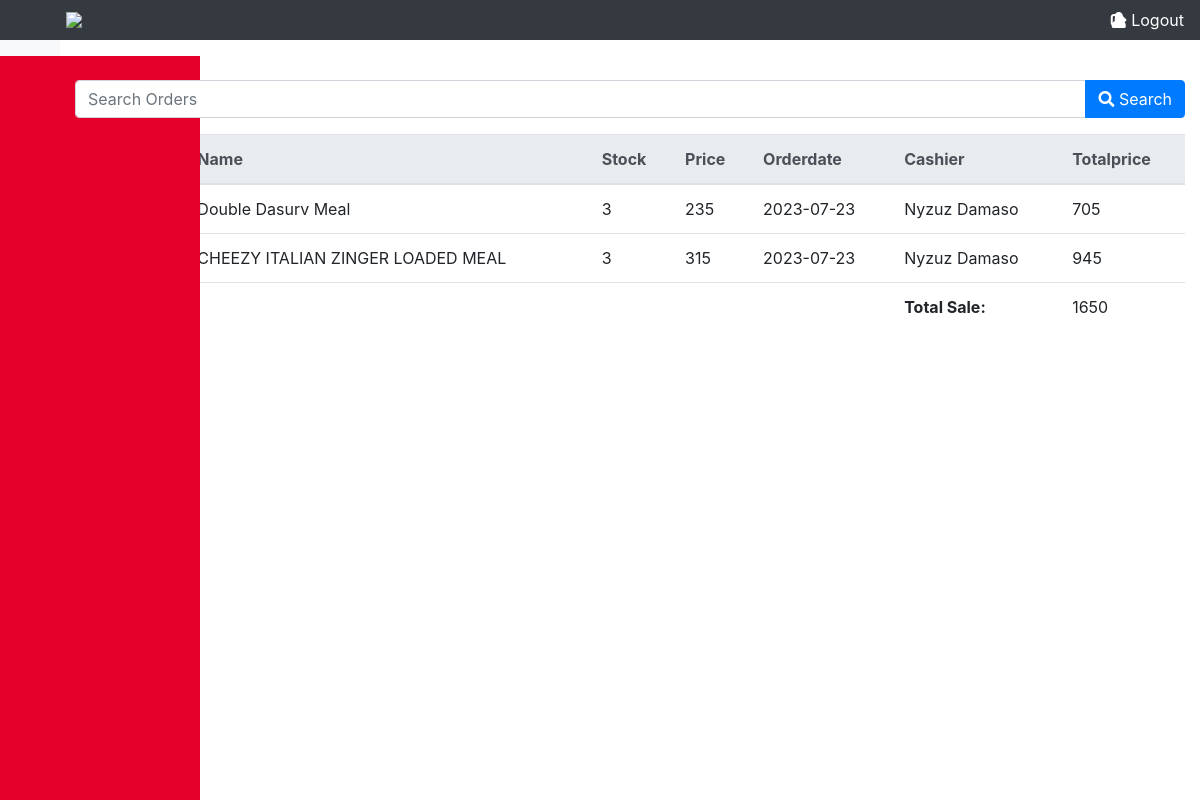
The page /index.php/order/search on the database its author committed.
### tables this page shows
CREATE TABLE `tbl_order` (
  `order_id` int(30) NOT NULL,
  `name` varchar(90) DEFAULT NULL,
  `stock` int(60) DEFAULT NULL,
  `price` int(60) DEFAULT NULL,
  `orderdate` date DEFAULT NULL,
  `cashier` varchar(60) DEFAULT NULL,
  `totalprice` int(60) DEFAULT NULL
);

### application/controllers/order.php (called while the page is built, shortened)
<?php
class Order extends CI_controller
{
    public function __construct()
    {
        $this->load->library('session');
        $this->load->model('Order_model');
    }
    public function search()
    {
        $keyword = $this->input->post('keyword');
        $data['orders'] = $this->Order_model->search_order($keyword);
        $user = $this->session->userData('user');
        $data['user'] = $user;
        $this->load->view('show_order', $data);
    }
}
?>

### index.php (called while the page is built, shortened)
<?php
require_once BASEPATH.'core/CodeIgniter.php';

### application/models/Order_model.php (called while the page is built, shortened)
<?php
    class Order_model extends CI_model {
        public function search_order($keyword) {
            $this->db->like('order_id', $keyword);
            $this->db->or_like('name', $keyword);
            $this->db->or_like('price', $keyword);
            $this->db->or_like('cashier', $keyword);
            $this->db->or_like('orderdate', $keyword);
            return $this->db->get('tbl_order')->result_array();
        }
    }
?>

### application/views/show_order.php (the view, shortened to what this page needs)
<!DOCTYPE html>
<html lang="en">
<head>
    <link rel="stylesheet" href="https://maxcdn.bootstrapcdn.com/bootstrap/4.0.0/css/bootstrap.min.css">
    <link rel="stylesheet" href="https://stackpath.bootstrapcdn.com/bootstrap/4.5.2/css/bootstrap.min.css">
    <link rel="stylesheet" href="https://cdnjs.cloudflare.com/ajax/libs/font-awesome/5.15.3/css/all.min.css">
</head>
<body>
    <div class="content">
        <nav class="navbar navbar-dark bg-dark">
            <img src="https://www.kfc.com.ph/Content/OnlineOrderingImages/Shared/logo.svg"
                style="width: 60px; height: auto; margin-left: 50px;">
            <a class="text-white"><i class="fas fa-user"></i>
            </a>
            <a class="logoutlink" href="<?php echo site_url('dashboard/logout'); ?>"><i class="fas fa-sign-out-alt"></i>
                Logout</a>
        </nav>
        <div class="sidebar">
        </div>
    </div>
    <div class="container">
        <form action="<?php echo site_url('order/search'); ?>" method="post" class="mb-3">
            <div class="input-group">
                <input type="text" class="form-control" placeholder="Search Orders" name="keyword">
                <div class="input-group-append">
                    <button class="btn btn-primary" type="submit"><i class="fas fa-search"></i> Search</button>
                </div>
            </div>
        </form>
        <table class="table">
            <thead class="thead-light">
                <tr>
                    <th>Order_id</th>
                    <th>Name</th>
                    <th>Stock</th>
                    <th>Price</th>
                    <th>Orderdate</th>
                    <th>Cashier</th>
                    <th>Totalprice</th>
                </tr>
            </thead>
            <tbody>
                <?php foreach ($orders as $order): ?>
                    <tr>
                        <td>
                        </td>
                        <td>
                            <?php echo $order['name']; ?>
                        </td>
                        <td>
                            <?php echo $order['stock']; ?>
                        </td>
                        <td>
                            <?php echo $order['price']; ?>
                        </td>
                        <td>
                            <?php echo $order['orderdate']; ?>
                        </td>
                        <td>
                            <?php echo $order['cashier']; ?>
                        </td>
                        <td>
                            <?php echo $order['totalprice']; ?>
                        </td>
                    </tr>
                <?php endforeach; ?>
            </tbody>
            <tfoot class="tfoot-light">
                <tr>
                    <td colspan="2"></td>
                    <td></td>
                    <td></td>
                    <td></td>
                    <td><strong>Total Sale:</strong></td>
                    <td>
                        <?php
                        $total = 0;
                        foreach ($orders as $order) {
                            $total += $order['totalprice'];
                        }
                        echo $total;
                        ?>
                    </td>
                </tr>
            </tfoot>
        </table>
    </div>
</body>
</html>

### application/views/show_order.php (style rules this page uses)
body { display: flex; min-height: 100vh; }
.container { margin-top: 80px; }
.navbar { position: fixed; top: 0; left: 0; width: 100%; z-index: 999; }
.logoutlink { color: white; margin-left: -500px; }
.sidebar { position: fixed; top: 56px; left: 0; height: 100%; width: 200px; background-color: #E4002B; color: #fff; padding-top: 20px; padding-top: 50px; }
.content { flex-grow: 1; background-color: #f8f9fa; padding: 20px; }

### rows shown on the page
tbl_order: name "Double Dasurv Meal", stock "3", price "235", orderdate "2023-07-23", cashier "Nyzuz Damaso", totalprice "705"
tbl_order: name "CHEEZY ITALIAN ZINGER LOADED MEAL", stock "3", price "315", orderdate "2023-07-23", cashier "Nyzuz Damaso", totalprice "945"

### other values the page prints
$total "1650"
